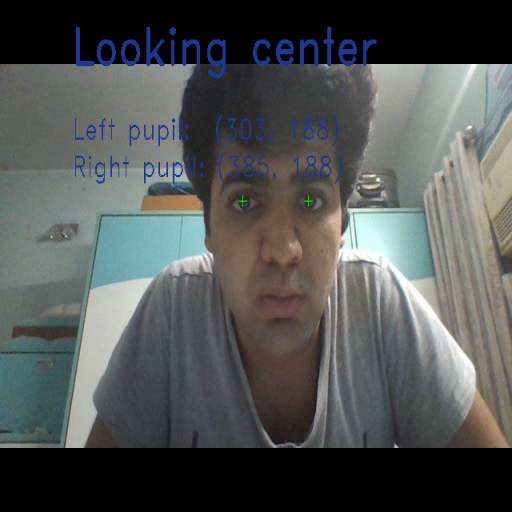
#> input picture frame 29 of lie detetctor/liedetector.avi, 512 x 512 px, given in place of the camera
$ python gesture.py
#> lines starting #> are read from the running program, lines starting #| are printed output that depends on the picture; after the words box and inside, x2 and y2 are one past the last pixel; in counts of white or black regions, pixels touching at a corner belong together
import cv2
import numpy as np
import math
import time
'''img=cv2.imread('/Users/sahaaj/Downloads/pics/IMG_5267.jpg-e1558184821358.jpg')
img=cv2.resize(img,(400,600))
img=cv2.cvtColor(img,cv2.COLOR_BGR2HSV)'''
fourcc = cv2.VideoWriter_fourcc(*'XVID')
out = cv2.VideoWriter('gesture.avi',fourcc,20.0,(512,512))
def draw_contours(img,lb,ub,c1,a,b):
    mask=cv2.inRange(img,lb,ub)
    ker=np.ones((7,7))
    mask=cv2.erode(mask,ker,iterations=a)
    mask=cv2.dilate(mask,ker,iterations=b)
    c,_=cv2.findContours(mask, cv2.RETR_TREE, cv2.CHAIN_APPROX_NONE)
    main=0
    for cnt in c:
        if main!=0:
            break
        a=cv2.moments(cnt)
        cX = int(a["m10"]/a["m00"])
        cY = int(a["m01"]/a["m00"])
        cv2.circle(imga,(cX,cY),7,(255,255,255),-1)
        cv2.drawContours(imga,c,-1,c1,3)
        lista.append((cX,cY))
        main+=1
def movements():
    count =0
    c=0
    l=0
    if(len(lista)!=len(listap)):
        return 0
    for j in range(0,len(lista)):
        if(listap[j]<lista[j]):
            count+=1
        elif (listap[j]>lista[j]):
            c+=1
        l=len(lista[j])
    if(count>(l/2)):
        return 10 # moved right
    elif (c>l/2):
        return 5 # moved left
    else:
        return 1
def close_gesture():
    count =0
    if(len(distap)!=len(distl)):
        return 0
    for j in range(0,len(distl)):
        if(distl[j]>350):
            count+=1
    if(count>0):
        return 10 # opened
    else:
        return 5 # closed


lower_b=np.array([100, 60, 2]) #lower_r=np.array([30, 84, 60]) upper_r=np.array([255, 255, 255])
upper_b=np.array([140, 255, 255])
lower_r=np.array([2, 60, 100])
upper_r=np.array([255, 255, 140])
lower_g=np.array([60,2,100])
upper_g=np.array([255, 255,140]) #40,80,150]) upper_g=np.array([255,255,255])111
lower_y=np.array([23,31,133])
upper_y=np.array([40,150,255])

distap=[]
listap=[]
cap=cv2.VideoCapture(0)
flag=0
f=1
movs=[]
closs=[]
while True:
    if flag==0:
        flag=1
        a=time.time()
    ret,imga=cap.read()
#> imga is the input picture: shape (512, 512, 3); mean B, G, R 83.6, 84.7, 81.5
    img=cv2.cvtColor(imga,cv2.COLOR_BGR2HSV)
#> img: shape (512, 512, 3); mean H, S, V 51.3, 34.3, 89.7
    lista=[]
    draw_contours(img,lower_b,upper_b,(255,0,0),5,6)# 7,7 kernel erode-5 dilate 6
#> in draw_contours, `mask=cv2.inRange(img,lb,ub)`:
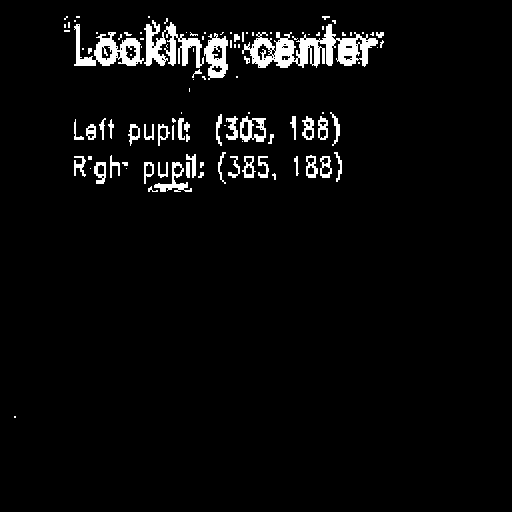
#> mask: shape (512, 512); 4% white; 108 white regions (58 under 20 px), largest, box (x1, y1, x2, y2) and area: (242, 24, 378, 68) 2684, (144, 20, 204, 68) 1306, (74, 24, 144, 66) 1212
#> in draw_contours, `mask=cv2.erode(mask,ker,iterations=a)`: mask: shape (512, 512); every value is 0
#> in draw_contours, `c,_=cv2.findContours(mask, cv2.RETR_TREE, cv2.CHAIN_APPROX_NONE)`: c = []
#> after the loop in draw_contours, `for cnt in c:`: main = 0
    #draw_contours(img,lower_r,upper_r,(0,0,255),2,13)
    draw_contours(img,lower_g,upper_g,(0,255,0),5,6)
#> call 2 of draw_contours, with lb = array of shape (3,), ub = array of shape (3,), c1 = (0, 255, 0), a = 5, b = 6
#> in draw_contours (call 2), `mask=cv2.inRange(img,lb,ub)`:
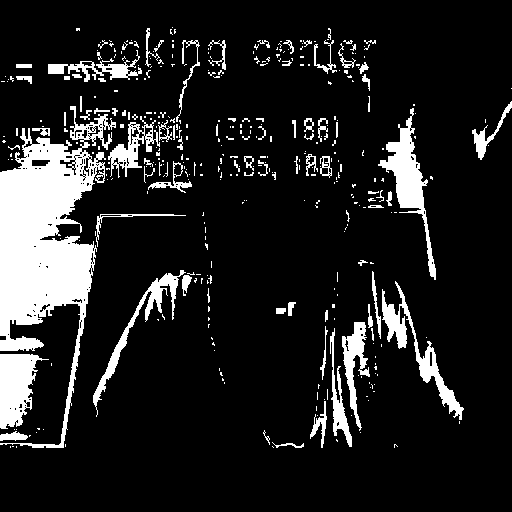
#> mask: shape (512, 512); 13.1% white; 388 white regions (304 under 20 px), largest, box (x1, y1, x2, y2) and area: (0, 106, 116, 448) 15838, (378, 108, 436, 280) 2448, (0, 354, 49, 429) 2203
#> in draw_contours (call 2), `mask=cv2.erode(mask,ker,iterations=a)`:
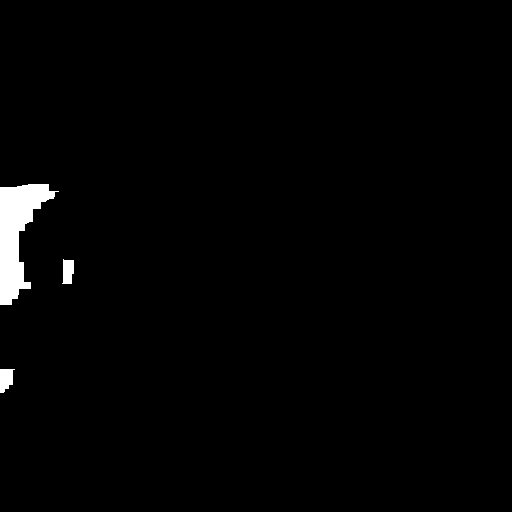
#> mask: shape (512, 512); 1.5% white; 3 white regions, box (x1, y1, x2, y2) and area: (0, 184, 59, 305) 3351, (0, 369, 15, 393) 265, (62, 259, 74, 284) 246
#> in draw_contours (call 2), `mask=cv2.dilate(mask,ker,iterations=b)`:
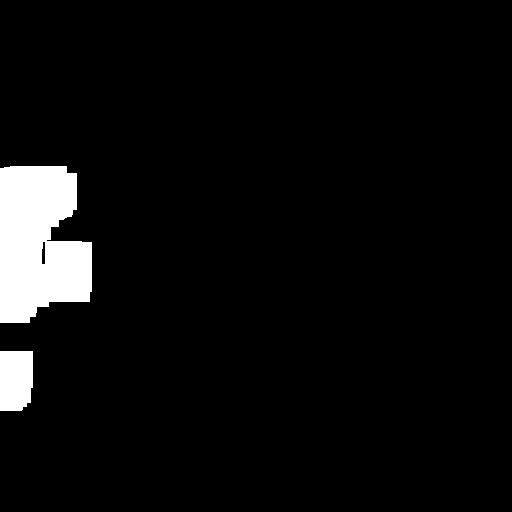
#> mask: shape (512, 512); 5.1% white; 2 white regions
#> in draw_contours (call 2), `c,_=cv2.findContours(mask, cv2.RETR_TREE, cv2.CHAIN_APPROX_NONE)`: c = 3 contours; box (x1, y1, x2, y2) and area: (0, 166, 92, 323) 11236, (0, 351, 33, 411) 1795, (41, 241, 46, 265) 82
#> the loop in draw_contours (call 2), `for cnt in c:` made 2 passes
#> (cX, cY, main) on pass 1: (15, 379, 1)
#> after the loop in draw_contours (call 2), `for cnt in c:`:
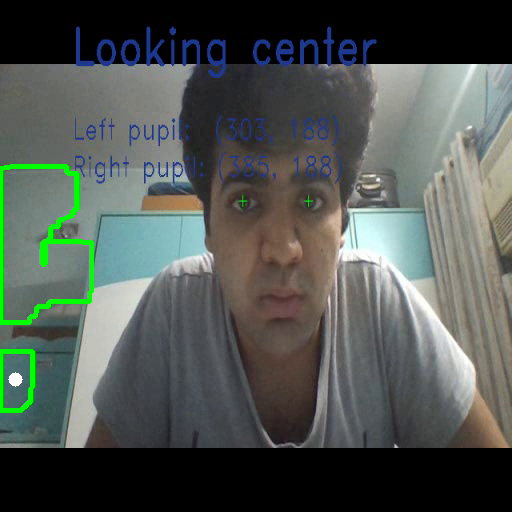
#> imga: shape (512, 512, 3); 1.3% of pixels changed, all inside (x1, y1, x2, y2) = (0, 164, 94, 413)
#> after the loop in draw_contours (call 2), `for cnt in c:`: lista = [(15, 379)]; main = 1
    #draw_contours(img,lower_y,upper_y,(0,0,255),5,6)
    lista.sort()
    #print(lista)
    #individual line distance between the center of two
    distl=[]
    for i in range(1,len(lista)):

        cv2.line(imga,lista[i-1],lista[i],(255,255,255))
        dist=math.sqrt(math.pow(lista[1][0]-lista[0][1],2)+math.pow(lista[1][1]-lista[0][1],2))
        distl.append(dist)
        print(dist)
#> this loop made 0 passes
#> after the loop, distl = []

    mov=movements()
    clos=close_gesture()
#> after the loop in close_gesture, `for j in range(0,len(distl)):`: count = 0
    if mov!=0:
        movs.append(mov)
    if clos!=0:
        closs.append(clos)
    b=time.time()
    if(b-a>1):
        flag=0
        f=0
        m=sum(movs)//len(movs)
        c=sum(closs)//len(closs)
        movs=[]
        closs=[]
    if(f==0):
        if m==10:
            cv2.putText(imga,'MOVED RIGHT',(50,50),cv2.FONT_HERSHEY_SIMPLEX, fontScale = 1,color = (255,255,2555),thickness = 2)
        elif m==5:
            cv2.putText(imga,'MOVED LEFT',(50,50),cv2.FONT_HERSHEY_SIMPLEX, fontScale = 1,color = (255, 255,255),thickness = 2)
        else:
            cv2.putText(imga,'DID NOT MOVE',(50,50),cv2.FONT_HERSHEY_SIMPLEX, fontScale = 1,color = (255, 255, 255),thickness = 2)
        if c==10:
            cv2.putText(imga,'OPENED',(80,100),cv2.FONT_HERSHEY_SIMPLEX, fontScale = 1,color = (255, 255, 255),thickness = 2)
        else:
            cv2.putText(imga,'CLOSED',(80,100),cv2.FONT_HERSHEY_SIMPLEX, fontScale = 1,color = (255, 255, 255),thickness = 2)
    elif f==1:
         cv2.putText(imga,'WAIT',(50,50),cv2.FONT_HERSHEY_SIMPLEX, fontScale = 1,color = (0, 0, 0),thickness = 2)
#> imga: shape (512, 512, 3); 0.05% of pixels changed, all inside (x1, y1, x2, y2) = (71, 28, 110, 52)
    cv2.imshow('Mask',imga)
    imga = cv2.resize(imga,(512,512))
    out.write(imga)
    k=cv2.waitKey(1)
#> (key Esc is pressed here)
    if k==27:
        break
    distap=distl
    listap=lista
    movp=mov
    closp=clos
out.release()
cv2.destroyAllWindows()

$ run again, starting later in the video
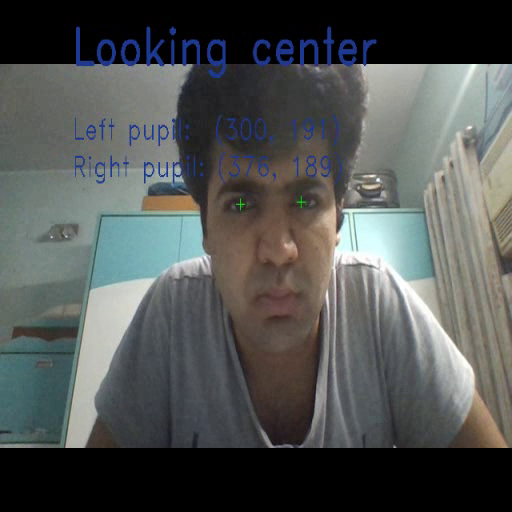
#> input picture frame 131 of lie detetctor/liedetector.avi, 512 x 512 px, given in place of the camera
#> imga is the input picture: shape (512, 512, 3); mean B, G, R 83.3, 84.5, 81.5
#> img: shape (512, 512, 3); mean H, S, V 50.9, 35.1, 89.5
#> in draw_contours, `mask=cv2.inRange(img,lb,ub)`:
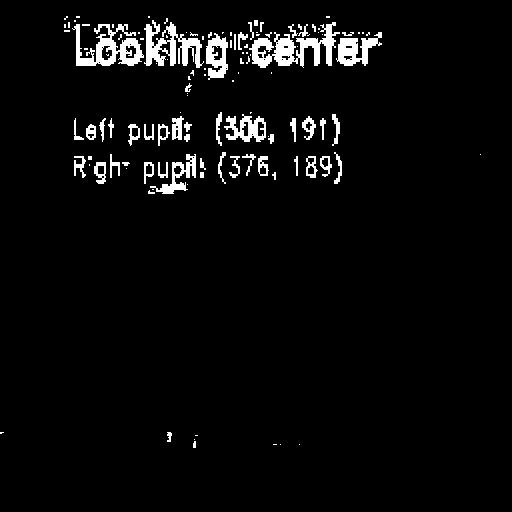
#> mask: shape (512, 512); 4.1% white; 121 white regions (70 under 20 px), largest, box (x1, y1, x2, y2) and area: (249, 22, 340, 68) 1697, (72, 24, 144, 66) 1415, (144, 20, 204, 68) 1305
#> c = []
#> after the loop in draw_contours, `for cnt in c:`: main = 0
#> c = 2 contours; box (x1, y1, x2, y2) and area: (0, 167, 93, 323) 10776, (0, 352, 31, 416) 1658
#> the loop in draw_contours (call 2), `for cnt in c:` made 2 passes
#> (cX, cY, main) on pass 1: (13, 380, 1)
#> after the loop in draw_contours (call 2), `for cnt in c:`:
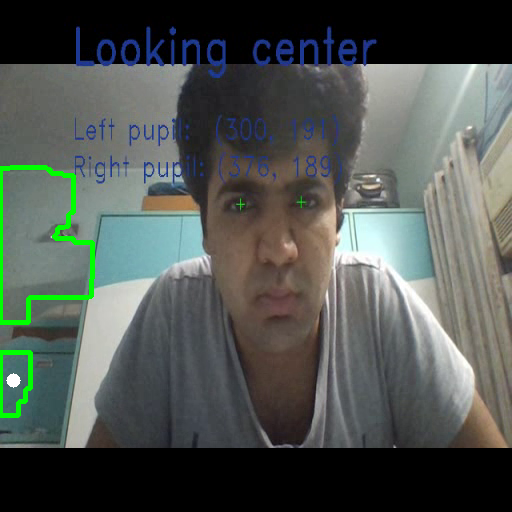
#> imga: shape (512, 512, 3); 1.2% of pixels changed, all inside (x1, y1, x2, y2) = (0, 165, 95, 418)
#> after the loop in draw_contours (call 2), `for cnt in c:`: lista = [(13, 380)]; main = 1
#> after the loop `for i in range(1,len(lista)):`: distl = []
#> after the loop in close_gesture, `for j in range(0,len(distl)):`: count = 0

$ run again, starting later in the video
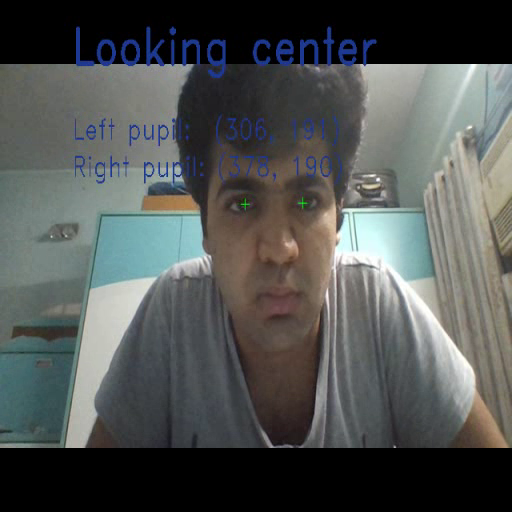
#> input picture frame 233 of lie detetctor/liedetector.avi, 512 x 512 px, given in place of the camera
#> imga is the input picture: shape (512, 512, 3); mean B, G, R 82.8, 84.1, 81.1
#> img: shape (512, 512, 3); mean H, S, V 50.3, 34.8, 89
#> in draw_contours, `mask=cv2.inRange(img,lb,ub)`:
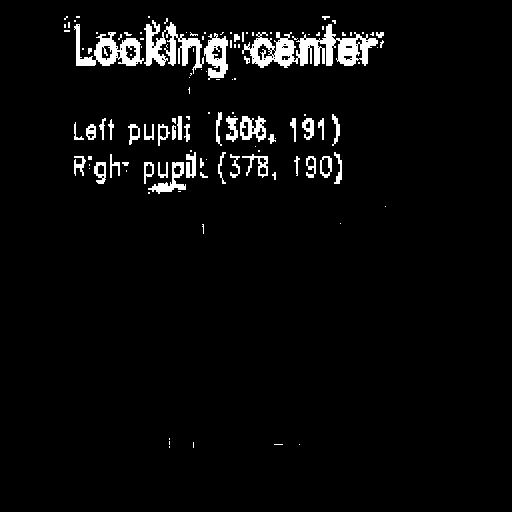
#> mask: shape (512, 512); 4% white; 123 white regions (77 under 20 px), largest, box (x1, y1, x2, y2) and area: (242, 24, 378, 68) 2648, (144, 20, 204, 74) 1326, (74, 24, 144, 66) 1208
#> c = []
#> after the loop in draw_contours, `for cnt in c:`: main = 0
#> c = 2 contours; box (x1, y1, x2, y2) and area: (0, 166, 93, 299) 10298, (0, 352, 35, 410) 1748
#> the loop in draw_contours (call 2), `for cnt in c:` made 2 passes
#> (cX, cY, main) on pass 1: (15, 378, 1)
#> after the loop in draw_contours (call 2), `for cnt in c:`:
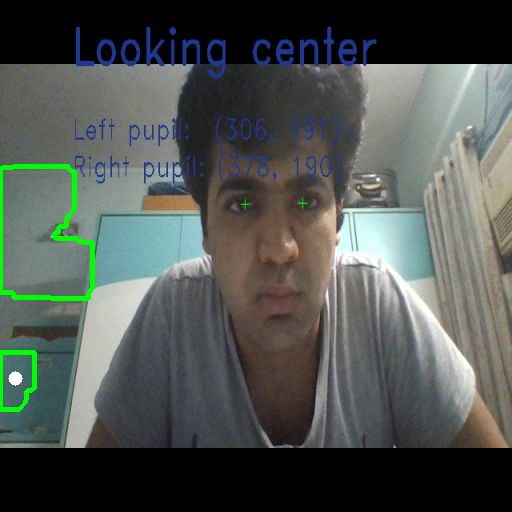
#> imga: shape (512, 512, 3); 1.11% of pixels changed, all inside (x1, y1, x2, y2) = (0, 164, 95, 412)
#> after the loop in draw_contours (call 2), `for cnt in c:`: lista = [(15, 378)]; main = 1
#> after the loop `for i in range(1,len(lista)):`: distl = []
#> after the loop in close_gesture, `for j in range(0,len(distl)):`: count = 0
